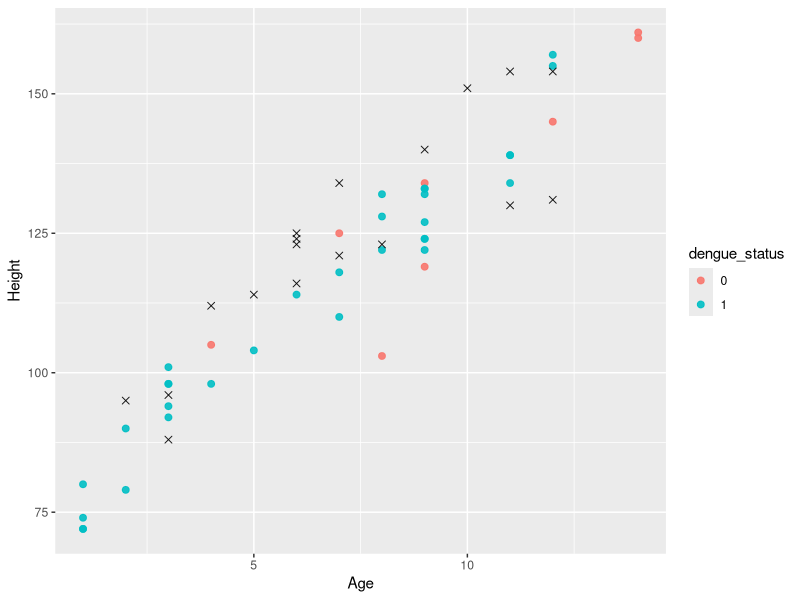

Source code (R):
## ---- chunk 1
library(ggplot2)
library(broom)
library(gridExtra)
library(dplyr)
library(class)
library(tidyverse)
## ---- chunk 2
knitr::opts_chunk$set(echo = TRUE)
## ---- chunk 3
dengue<-read.csv("dengueData.csv")
## ---- chunk 4
sum(is.na(dengue))
na.omit(dengue)
## ---- chunk 5
glimpse(dengue)
## ---- chunk 6
knnDemo<-data.frame("dengue_status"= dengue$Y,"Age"= dengue$Age, "Height"= dengue$Height)
## ---- chunk 7
numb<-nrow(knnDemo)
DemoSubsetRow<-sample(1:numb,numb*0.01,replace = FALSE)
SetForDemo<-knnDemo[DemoSubsetRow,]  

demoNum<-nrow(SetForDemo)
SelectIn_Demo<-sample(1:demoNum,demoNum*0.7,replace = FALSE)
demoTrain<-SetForDemo[SelectIn_Demo,]
demoTest<-SetForDemo[-SelectIn_Demo,]
## ---- chunk 8
demoTrain<-demoTrain%>%
  mutate(dengue_status=as.character(dengue_status))
demoTest<-demoTest%>%
  mutate(dengue_status_test=as.character(dengue_status))
ggplot()+
  geom_point(data = demoTrain,aes(x=Age,y=Height,col=dengue_status),size=2,alpha=0.9,shape=19)+
  geom_point(data =demoTest,aes(x=Age,y=Height),size=2,alpha=0.9,shape=4)
  
  
## ---- chunk 9
example_data<-data.frame("Age"= rep(NA,1),"Height"=rep(NA,1))
example_data$Age[1]<-8
example_data$Height[1]<-100


#Kpreds_sample<-knn(demoTrain[,c(2,3)],example_data[,c(1,2)],k=i,cl=demoTrain$dengue_status)

for(j in 1:20){
  Kpreds_sample<-knn(demoTrain[,c(2,3)],example_data[,c(1,2)],k=j,cl=demoTrain$dengue_status)
  
}
## ---- chunk 10
knnActual<-dengue
knnActual<-knnActual%>%
  mutate(Flush=as.character(Flush),
        Hepatomegaly=as.character(Hepatomegaly),
        Rash=as.character(Rash))
knnActual<-knnActual%>%
  mutate(Flush = recode(Flush,"TRUE" = "1",
         "FALSE" = "0"),
         Hepatomegaly = recode(Hepatomegaly,"TRUE" = "1",
                               "FALSE" = "0"),
         Rash = recode(Rash,"TRUE" = "1",
                      "FALSE" = "0"))
## ---- chunk 11
n<-nrow(knnActual)
nk<-50
storage<-data.frame("K"=rep(NA,nk),
                    "Sensitivity" = rep(NA,nk),
                    "Specificity" = rep(NA,nk))
pool<-rep(1:10,530)


for(k in 1:nk){
  storage$K<-k
  
  storage_inner<-data.frame("YHat" = rep(NA,n))
  
  for(i in 1:n){
    Train_Dengue<-knnActual[]
    
  }
  
}
